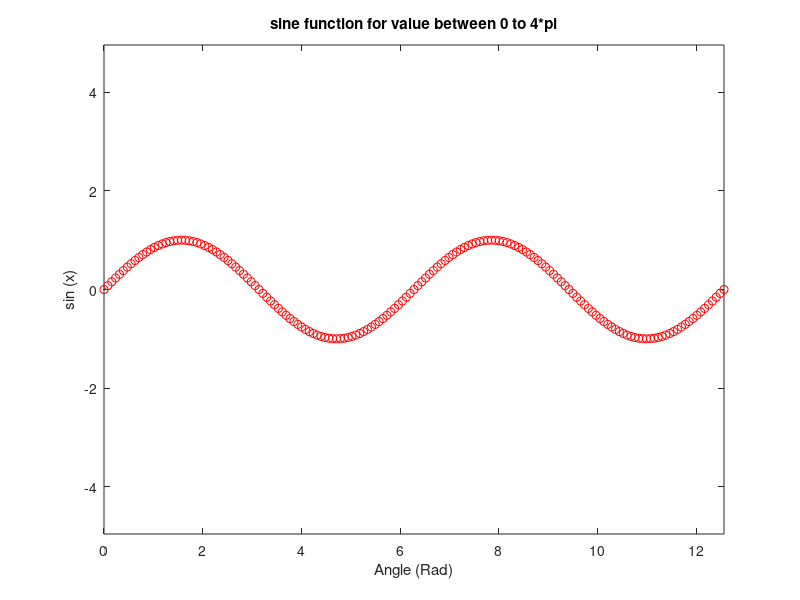

The MATLAB source for this figure:
% plot example with c-cyant -.:dash dot line,s-square data marker
x= 0 :pi/40:4*pi;
plot(x,sin(x),'c-.s')

%% plot with magenta dotted line with circular data marker with axis tight and axis equal
plot(x,sin(x),'ro')
xlabel('Angle (Rad)')
ylabel('sin (x)')
title('sine function for value between 0 to 4*pi')
axis([-1 16 -2 2])
axis tight
axis equal